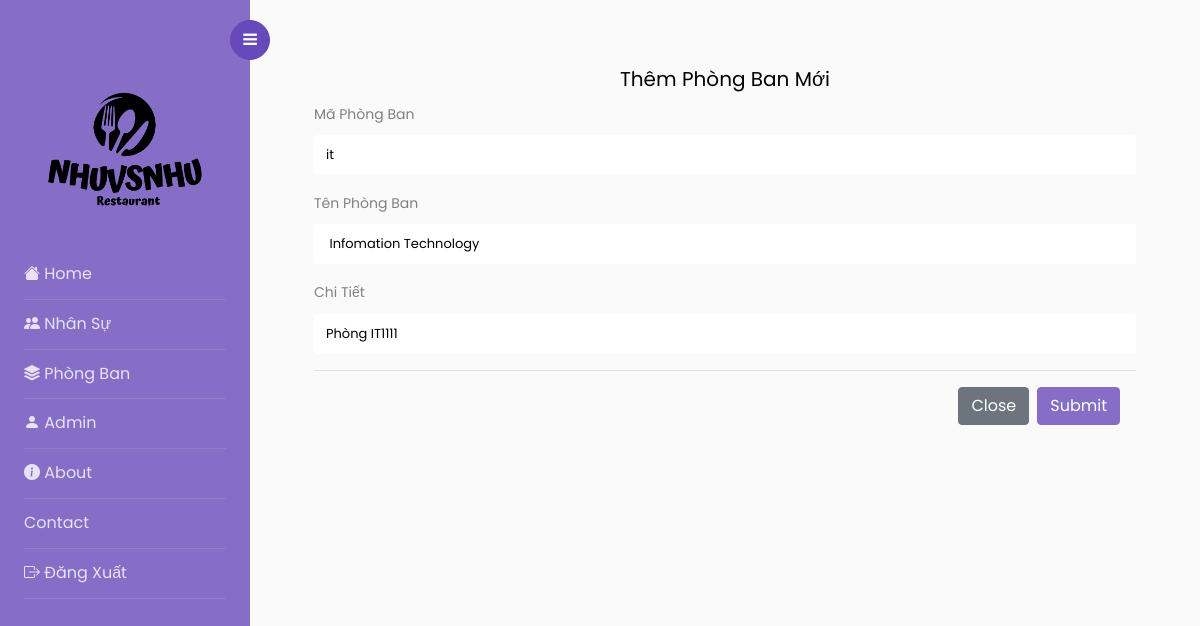
/Nhansu/chinhsua_pb.php?MAPB=it, run on the app's committed database.
### tables this page shows
CREATE TABLE `phongban` (
  `MAPB` varchar(10) NOT NULL,
  `TENPB` varchar(50) NOT NULL,
  `CHITIET` mediumtext NOT NULL
);

### Nhansu/chinhsua_pb.php (the view)
<?php include('header.php'); ?>
<?php include('sidebar.php'); ?>
<?php
include('../connect.php');
$MAPB = $_GET['MAPB'];
$query = "SELECT * FROM phongban WHERE MAPB ='$MAPB'";
$ketqua = mysqli_query($connect, $query);
$row = mysqli_fetch_array($ketqua);
?>
<div id="content" class="p-4 p-md-5 pt-5">
    <form class="p-md-3" action="capnhat_pb.php" method="post">
        <h5 class="text-center">Thêm Phòng Ban Mới</h5>
        <div class="mb-3">
            <label for="exampleInputMAPB" class="form-label">Mã Phòng Ban</label>
            <input class="form-control" type="text" name="MAPB" placeholder="Mã Phòng Ban" value="<?php echo $row['MAPB']; ?>">
        </div>
        <div class="mb-3">
            <label for="exampleInputname" class="form-label">Tên Phòng Ban</label>
            <input class="form-control" type="text" name="TENPB" placeholder="Tên Phòng Ban" value="<?php echo $row['TENPB']; ?>">
        </div>
        <div class="mb-3">
            <label for="exampleInputDate" class="form-label">Chi Tiết</label>
            <input class="form-control" type="text" name="CHITIET" placeholder="" value="<?php echo $row['CHITIET']; ?>">
        </div>
           <div class="modal-footer">
            <a class="btn btn-secondary" href="phongban.php" >Close</a>
            <input class="btn btn-primary" type="submit" name="capnhat">
        </div>
    </form>
</div>
<?php include('footer.php') ?>

### data on the page
phongban: MAPB "it", TENPB "Infomation Technology", CHITIET "Phòng IT1111"
